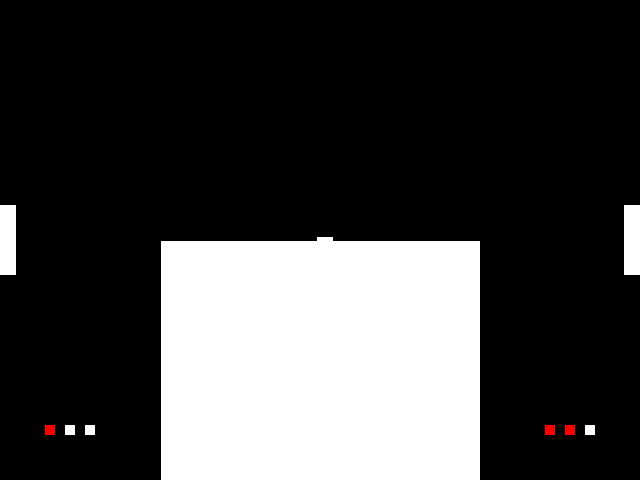
Frame 1 (no input)
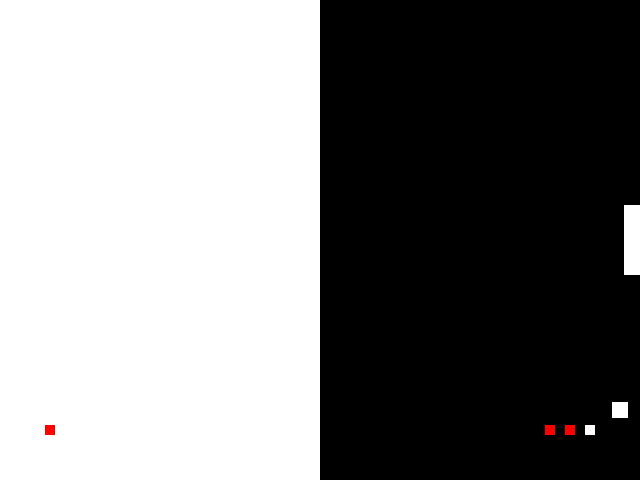
Frame 60 (the mouse pressed at the canvas centre just before this capture)
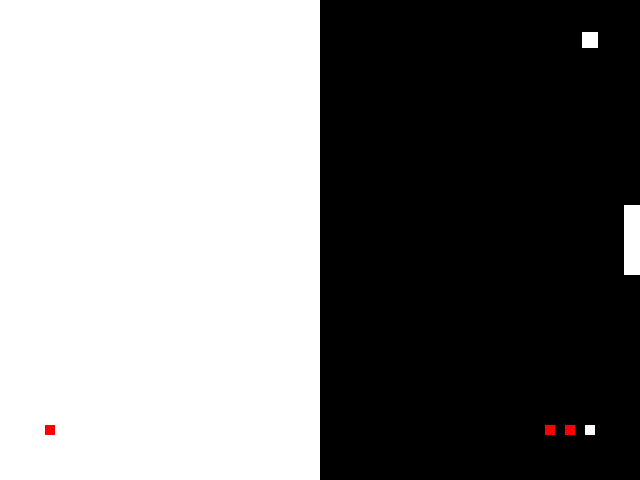
Frame 120 (the mouse held since frame 60 and released just before this capture)

The Processing sketch that drew these frames (run headless with seeded random() and noise(); from frame 60 on, the mouse is pressed at the canvas centre):

// Processing sketch: Pong
// ── Pong.pde
// ideas: add a "hyper" mode that allows a hyper-smash once every 3 (?) deflections
// increases the ball's speed substantially, changes colour, as well as its point value if goal
// hyper-smashes can incorporate some kind of random property to affect game behaviour
  // for example, giving a curve to the ball and/or changing how it looks
// a hyper-smash can be counter-hyper-smashed; speed is retained, maybe changes color/increased point value
// counter-hyper-smashes may also change the game; perhaps by inverting the opposing player's controls temporarily
  // and/or adding visual interference/distraction, or lowering paddle speed and/or length
// if 3 successful counter-hyper-smashes are performed in a row, that player has the option to perform a hyper-break
  // which has the potential of literally breaking the other player's paddle
    // either ending the round immediately or afflicting the "broken" player in some crippling way

// scoring:
// -1 point for letting a ball through
// +1 point for hyper-smashing and getting a goal
// +1 point for hyper-break
// first to 10 points wins
// rather than display points as a number, will be represented somehow through colours/background

// sound effects?
  // typical beep boops for normal deflections
  // absurdly over-the-top sound effects for hyper-smashes

// visuals? (images? or just colour changes?)

// Pong
//
// A simple version of Pong using object-oriented programming.
// Allows to people to bounce a ball back and forth between
// two paddles that they control.
//
// No scoring. (Yet!)
// No score display. (Yet!)
// Pretty ugly. (Now!)
// Only two paddles. (So far!)

// Global variables for the paddles and the ball
Paddle leftPaddle;
Paddle rightPaddle;
Ball ball;
Hyper hyper1;
Hyper hyper2;

// The distance from the edge of the window a paddle should be
int PADDLE_INSET = 8;

// The background colour during play (black)
color backgroundColor = color(0);

// initializes the scoreboards
int score1 = 0;
int score2 = 0;
int maxScore = 10;

// initializes the hyper stocks
int stock1 =1;
int stock2 =2;

// setup()
//
// Sets the size and creates the paddles and ball

void setup() {
  // Set the size
  size(640, 480);

  // Create the paddles on either side of the screen. 
  // Use PADDLE_INSET to to position them on x, position them both at centre on y
  // Also pass through the two keys used to control 'up' and 'down' respectively
  // NOTE: On a mac you can run into trouble if you use keys that create that popup of
  // different accented characters in text editors (so avoid those if you're changing this)
  
    // hyper mode
  // (int _hyperSize, int _hyperX, int _hyperY, int _stock, int _hyperMode, char _hyperKey)
  hyper1 = new Hyper(10, 50, (height - 50), stock1, 0, '2');
  hyper2 = new Hyper(10, (width - 90), (height - 50), stock2, 0, '-');
  
  leftPaddle = new Paddle(PADDLE_INSET, height/2, '1', 'q');
  rightPaddle = new Paddle(width - PADDLE_INSET, height/2, '0', 'p');

  // Create the ball at the centre of the screen
  ball = new Ball(width/2, height/2);
  

}

// draw()
//
// Handles all the magic of making the paddles and ball move, checking
// if the ball has hit a paddle, and displaying everything.

void draw() {
  // Fill the background each frame so we have animation
  background(backgroundColor);
  rect(width/4,height/2,width/2,height);

  // Update the paddles and ball by calling their update methods
  leftPaddle.update();
  rightPaddle.update();
  ball.update();

  // Check if the ball has collided with either paddle
  ball.collide(leftPaddle);
  ball.collide(rightPaddle);

  // Check if the ball has gone off the screen
  if (ball.isOffScreenR()) {
    score1++;
    ball.reset();
  }
  
  if (ball.isOffScreenL()) {
    score2++;
    ball.reset();
  }

  // Display the paddles and the ball
  leftPaddle.display();
  rightPaddle.display();
  ball.display();
  hyper1.hyperDisplay();
  hyper2.hyperDisplay();
}

// keyPressed()
//
// The paddles need to know if they should move based on a keypress
// so when the keypress is detected in the main program we need to
// tell the paddles

void keyPressed() {
  // Just call both paddles' own keyPressed methods
  leftPaddle.keyPressed();
  rightPaddle.keyPressed();
  hyper1.keyPressed();
  hyper2.keyPressed();
}

// keyReleased()
//
// As for keyPressed, except for released!

void keyReleased() {
  // Call both paddles' keyReleased methods
  leftPaddle.keyReleased();
  rightPaddle.keyReleased();
  hyper1.keyReleased();
  hyper2.keyReleased();
}
// ── Ball.pde
// Ball
//
// A class that defines a ball that can move around in the window, bouncing
// of the top and bottom, and can detect collision with a paddle and bounce off that.

class Ball {

  /////////////// Properties ///////////////

  // Default values for speed and size
  int SPEED = 5;
  int SIZE = 16;

  // The location of the ball
  int x;
  int y;

  // The velocity of the ball
  int vx;
  int vy;

  // The colour of the ball
  color ballColor = color(255);


  /////////////// Constructor ///////////////

  // Ball(int _x, int _y)
  //
  // The constructor sets the variable to their starting values
  // x and y are set to the arguments passed through (from the main program)
  // and the velocity starts at SPEED for both x and y 
  // (so the ball starts by moving down and to the right)
  // NOTE that I'm using an underscore in front of the arguments to distinguish
  // them from the class's properties

  Ball(int _x, int _y) {
    x = _x;
    y = _y;
    vx = SPEED;
    vy = SPEED;
  }


  /////////////// Methods ///////////////

  // update()
  //
  // This is called by the main program once per frame. It makes the ball move
  // and also checks whether it should bounce of the top or bottom of the screen
  // and whether the ball has gone off the screen on either side.

  void update() {
    // First update the location based on the velocity (so the ball moves)
    x += vx;
    y += vy;

    // Check if the ball is going off the top of bottom
    if (y - SIZE/2 < 0 || y + SIZE/2 > height) {
      // If it is, then make it "bounce" by reversing its velocity
      vy = -vy;
    }
  }
  
  // reset()
  //
  // Resets the ball to the centre of the screen.
  // Note that it KEEPS its velocity
  
  void reset() {
    x = width/2;
    y = height/2;
  }
  
  // isOffScreen()
  //
  // Returns true if the ball is off the left or right side of the window
  // otherwise false
  // (If we wanted to return WHICH side it had gone off, we'd have to return
  // something like an int (e.g. 0 = not off, 1 = off left, 2 = off right)
  // or a String (e.g. "ON SCREEN", "OFF LEFT", "OFF RIGHT")
  
  boolean isOffScreenR() {
    return (x - SIZE/2 > width);
  }
  
  boolean isOffScreenL() {
    return (x + SIZE/2 < 0);
  }

  // collide(Paddle paddle)
  //
  // Checks whether this ball is colliding with the paddle passed as an argument
  // If it is, it makes the ball bounce away from the paddle by reversing its
  // x velocity

  void collide(Paddle paddle) {
    // Calculate possible overlaps with the paddle side by side
    boolean insideLeft = (x + SIZE/2 > paddle.x - paddle.WIDTH/2);
    boolean insideRight = (x - SIZE/2 < paddle.x + paddle.WIDTH/2);
    boolean insideTop = (y + SIZE/2 > paddle.y - paddle.HEIGHT/2);
    boolean insideBottom = (y - SIZE/2 < paddle.y + paddle.HEIGHT/2);
    
    // Check if the ball overlaps with the paddle
    if (insideLeft && insideRight && insideTop && insideBottom) {
      // If it was moving to the left
      if (vx < 0) {
        // Reset its position to align with the right side of the paddle
        x = paddle.x + paddle.WIDTH/2 + SIZE/2;
      } else if (vx > 0) {
        // Reset its position to align with the left side of the paddle
        x = paddle.x - paddle.WIDTH/2 - SIZE/2;
      }
      // And make it bounce
      vx = -vx;
    }
  }

  // display()
  //
  // Draw the ball at its position

  void display() {
    // Set up the appearance of the ball (no stroke, a fill, and rectMode as CENTER)
    noStroke();
    fill(ballColor);
    rectMode(CENTER);

    // Draw the ball
    rect(x, y, SIZE, SIZE);
  }
}
// ── Hyper.pde
class Hyper {
  
  int hyperSize;
  int hyperX;
  int hyperY;
  int stock;
  int hyperMode;
  char hyperKey;
  
    // The fill color of the paddle
  color paddleColor = color(255);
  color hyperColor = color(255,0,0);
  
  Hyper(int _hyperSize, int _hyperX, int _hyperY, int _stock, int _hyperMode, char _hyperKey){
    
    hyperSize = _hyperSize;
    hyperX = _hyperX;
    hyperY = _hyperY;
    stock = _stock;
    hyperMode = _hyperMode;
    hyperKey = _hyperKey;    
  }
  
  void update() {
    ball.collide(leftPaddle);{
      hyper1.stock++;
    }
    ball.collide(rightPaddle);{
      hyper2.stock++;
    }
    constrain(stock,0,3);
  }
  
  void hyperDisplay() {
    // Set display properties
    noStroke();
    fill(255);
    rectMode(CENTER);
    if(stock == 3){
      fill(hyperColor);
      rect(hyperX, hyperY, hyperSize, hyperSize);
      rect((hyperX+20), hyperY, hyperSize, hyperSize);
      rect((hyperX+40), hyperY, hyperSize, hyperSize);
    }
    else if(stock == 2){
      fill(hyperColor);
      rect(hyperX, hyperY, hyperSize, hyperSize);
      rect((hyperX+20), hyperY, hyperSize, hyperSize);
      fill(paddleColor);
      rect((hyperX+40), hyperY, hyperSize, hyperSize);
    }
    else if(stock == 1){
      fill(hyperColor);
      rect(hyperX, hyperY, hyperSize, hyperSize);
      fill(paddleColor);
      rect((hyperX+20), hyperY, hyperSize, hyperSize);
      rect((hyperX+40), hyperY, hyperSize, hyperSize);
    }
    
    else {
      rect(hyperX, hyperY, hyperSize, hyperSize);
      rect((hyperX+20), hyperY, hyperSize, hyperSize);
      rect((hyperX+40), hyperY, hyperSize, hyperSize);
    }
  }
  
    // checks to see if hyperKey is pressed  
    void keyPressed() {
      if (key == hyperKey) {
        hyperMode = 1;
        stock--;
        constrain(stock,0,3);
      }
      else{
        hyperMode = 0;
        paddleColor = (255);
      }
    }
    void keyReleased() {
      hyperMode = 0;
      paddleColor = (255);
    }
}
// ── Paddle.pde
// Paddle
//
// A class that defines a paddle that can be moved up and down on the screen
// using keys passed through to the constructor.

class Paddle {

  /////////////// Properties ///////////////

  // Default values for speed and size
  int SPEED = 5;
  int HEIGHT = 70;
  int WIDTH = 16;

  // The position and velocity of the paddle (note that vx isn't really used right now)
  int x;
  int y;
  int vx;
  int vy;
  
  // The fill color of the paddle
  color paddleColor = color(255);
  color hyperColor = color(255,0,0);

  // The characters used to make the paddle move up and down, defined in constructor
  char upKey;
  char downKey;
  char hyperKey;
  
  /////////////// Constructor ///////////////

  // Paddle(int _x, int _y, char _upKey, char _downKey)
  //
  // Sets the position and controls based on arguments,
  // starts the velocity at 0

  Paddle(int _x, int _y, char _upKey, char _downKey) {
    x = _x;
    y = _y;
    vx = 0;
    vy = 0;

    upKey = _upKey;
    downKey = _downKey;

  }


  /////////////// Methods ///////////////

  // update()
  //
  // Updates position based on velocity and constraints the paddle to the window

  void update() {
    // Update position with velocity (to move the paddle)
    x += vx;
    y += vy;

    // Constrain the paddle's y position to be in the window
    y = constrain(y,0 + HEIGHT/2,height - HEIGHT/2);
  }

  // display()
  //
  // Display the paddle at its location
  
  void display() {
    // Set display properties
    noStroke();
    fill(paddleColor);
    rectMode(CENTER);
    
    // Draw the paddle as a rectangle
    rect(x, y, WIDTH, HEIGHT);
  }

  // keyPressed()
  //
  // Called when keyPressed is called in the main program
  
  void keyPressed() {
    // Check if the key is our up key
    if (key == upKey) {
      // If so we want a negative y velocity
      vy = -SPEED;
    } // Otherwise check if the key is our down key 
    else if (key == downKey) {
      // If so we want a positive y velocity
      vy = SPEED;
    }
  }


  // keyReleased()
  //
  // Called when keyReleased is called in the main program

  void keyReleased() {
    // Check if the key is our up key and the paddle is moving up
    if (key == upKey && vy < 0) {
      // If so it should stop
      vy = 0;
    }
    
    // Otherwise check if the key is our down key and paddle is moving down 
    else if (key == downKey && vy > 0) {
      // If so it should stop
      vy = 0;
    }
  }
}
